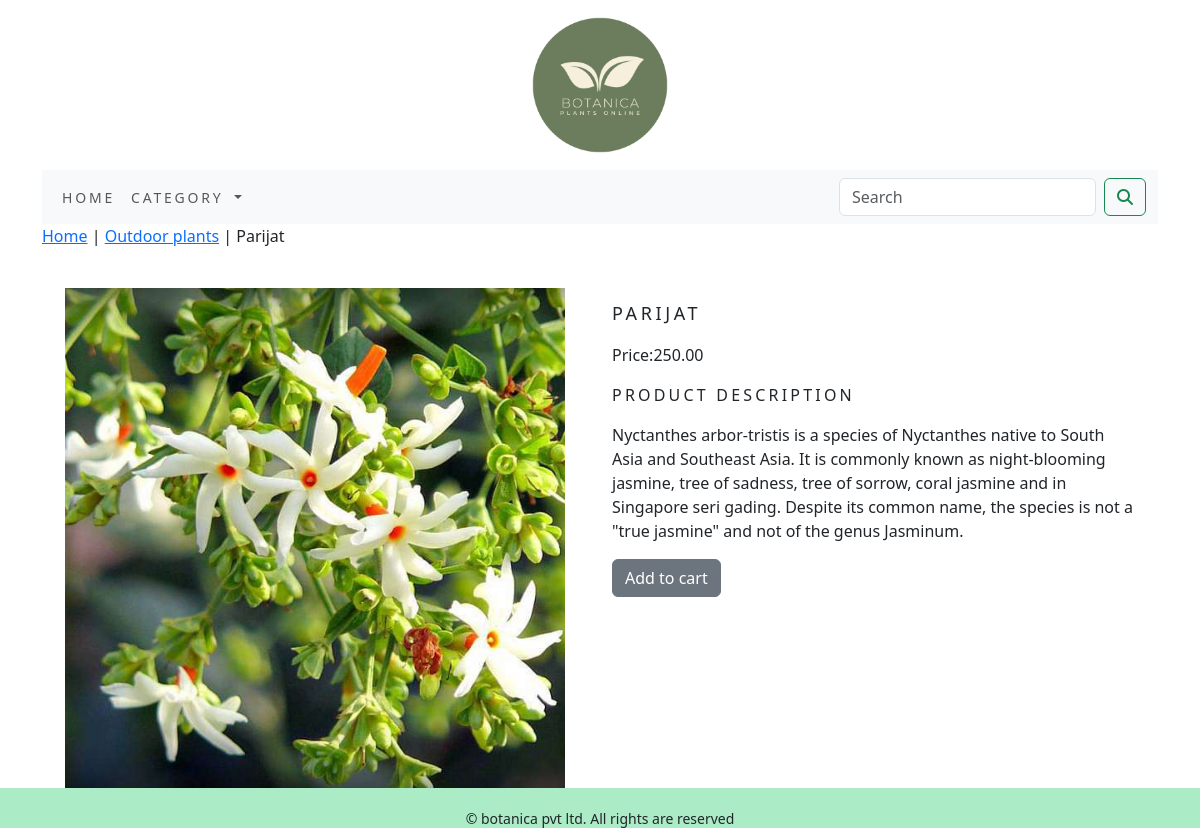
Page /botanica/outdoor-plants/parijat/ on the committed database.
### ecom_app/models.py (models this page shows, shortened)
class Product(models.Model):
    name = models.CharField(max_length=250, unique=True)
    slug = models.SlugField(max_length=250, unique=True)
    description = models.TextField(blank=True)
    price = models.DecimalField(max_digits=10, decimal_places=2)
    category = models.ForeignKey(Category, on_delete=models.CASCADE)
    image = models.ImageField(upload_to='product', blank=True)
    stock = models.IntegerField()
    available = models.BooleanField(default=True)
    created = models.DateTimeField(auto_now_add=True)
    updated = models.DateTimeField(auto_now=True)
    class Meta:
        ordering = ('name',)
        verbose_name = 'product'
        verbose_name_plural = 'products'

class Category(models.Model):
    name = models.CharField(max_length=250, unique=True)
    slug = models.SlugField(max_length=250, unique=True)
    description = models.TextField(blank=True)
    image = models.ImageField(upload_to='category', blank=True)
    class Meta:
        ordering = ('name',)
        verbose_name = 'category'
        verbose_name_plural = 'categories'
    def get_url(self):
        return reverse('ecom_app:prods_by_cat', args=[self.slug])
    def __str__(self):
        return '{}'.format(self.name)

### ecom_app/views.py (the view)
# urls.py: path('<slug:c_slug>/<slug:product_slug>/', views.prodetail, name='proCatdetail')
def prodetail(request, c_slug, product_slug):
    try:
        product = Product.objects.get(category__slug=c_slug, slug=product_slug)
    except Exception as e:
        raise e
    return render(request, 'Product.html', {'product': product})

### cart/context_processors.py (called while the page is built)
def counter(request):
    item_count = 0
    if 'admin' in request.path:
        return {}
    else:
        try:
            cart = Cart.objects.filter(cart_id=_cart_id(request))
            cart_items = CartItem.objects.all().filter(cart=cart[:1])
            for cart_item in cart_items:
                item_count += cart_item.quantity
        except Cart.DoesNotExist:
            item_count = 0
    return dict(item_count=item_count)

### cart/views.py (called while the page is built)
def _cart_id(request):
    cart = request.session.session_key
    if not cart:
        cart = request.session.create()
    return cart

### ecom_app/context_processors.py (called while the page is built)
def menu_links(request):
    links = Category.objects.all()
    return dict(links=links)

### templates/Product.html (shortened to what this page needs)
{% extends 'Base.html' %}
{% load static %}
{% block content %}
<div class="row">
    <div class="mx-auto">
        <p> <a href="{% url 'ecom_app:allprodcat' %}">Home</a> | <a href="{{product.category.get_url}}">{{product.category}}</a> | {{product.name}} </p>
    </div>
<div class="container">
<br>
<div class="row">
    <div class="col-12 col-sm-12 col-md-12 col-lg-6 text-center">
        <div style="min-width:18rem">
            <img src="{{product.image.url}}" alt="{{product.name}}" width="500px">
        </div>
    </div>
        <div class="col-12 col-sm-12 col-md-12 col-lg-6">
            <div>
                <h1 class="my_prod_title">{{product.name}}</h1>
                <p>Price:{{product.price}}</p>
                <p class="my_title">Product Description</p>
                <p class="text-justify my_prod_text">{{product.description}}</p>
                {% if product.stock <= 0 %}
                    <p class="text-justify my_prod_text"><b>Out of stock</b></p>
                {% else %}
                    <a class="btn btn-secondary" href="{% url 'cart:add_cart' product.id %}">Add to cart</a>
                {% endif %}
            </div>
        </div>
</div>
</div>
</div>
{% endblock %}

### static/css/custom.css (style rules this page uses)
body { font-family: 'Roboto Slab', serif; }
.my_title { font-size : 16px; text-transform : uppercase; letter-spacing : .2em; }
.my_prod_title { font-size : 18px; text-transform : uppercase; letter-spacing : .2em; padding-top : 15px; padding-bottom : 10px; }
.my_prod_text { padding-right : 20px; }

### rows in the picture
Product: category "Outdoor plants", name "Parijat", image (picture), name "PARIJAT", price "250.00", description "Nyctanthes arbor-tristis is a species of Nyctanthes native to South Asia and Southeast Asia. It is commonly known as night-blooming jasmine, tree of sadness, tree of sorrow, coral jasmine and in Singapore seri gading. Despite its common name, the species is not a \"true jasmine\" and not of the genus Jasminum."
